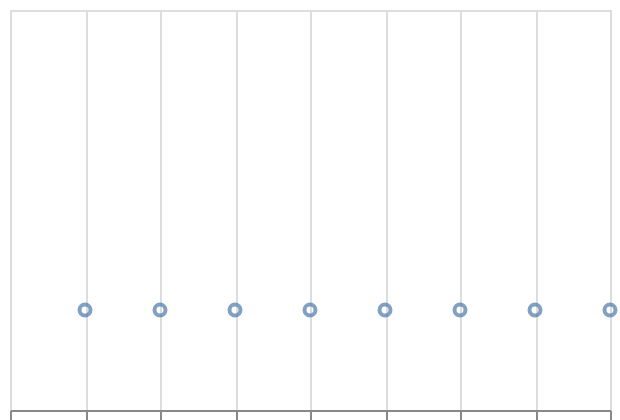

This figure's Vega-Lite source:
### Vega-Lite specification from a JSON file in a GitHub repository (floating-point values rounded to 4 significant figures)
{"$schema": "https://vega.github.io/schema/vega-lite/v6.json", "padding": 5, "autosize": "none", "width": 300, "height": 200, "data": {"name": "table", "values": [{"c": "A", "g": "p", "x": 1, "y": 2, "v": 5, "t": "2024-01-15", "o": {"v": 3}, "IMDB Rating": 6.1, "d": "x1"}, {"c": "B", "g": "q", "x": 2, "y": 4, "v": 9, "t": "2024-02-20", "o": {"v": 7}, "IMDB Rating": 7.4, "d": "x2"}, {"c": "A", "g": "q", "x": 3, "y": 3, "v": 2, "t": "2024-03-05", "o": {"v": 1}, "IMDB Rating": 5.2, "d": "x1"}, {"c": "C", "g": "p", "x": 4, "y": 6, "v": 7, "t": "2024-05-30", "o": {"v": 4}, "IMDB Rating": 8.8, "d": "x3"}, {"c": "B", "g": "p", "x": 5, "y": 5, "v": 4, "t": "2024-07-11", "o": {"v": 9}, "IMDB Rating": 6.9, "d": "x2"}, {"c": "C", "g": "q", "x": 6, "y": 8, "v": 6, "t": "2024-09-02", "o": {"v": 2}, "IMDB Rating": 7.7, "d": "x3"}, {"c": "A", "g": "p", "x": 7, "y": 7, "v": 8, "t": "2024-11-25", "o": {"v": 5}, "IMDB Rating": 4.4, "d": "x1"}, {"c": "B", "g": "q", "x": 8, "y": 9, "v": 3, "t": "2024-12-31", "o": {"v": 8}, "IMDB Rating": 9.1, "d": "x2"}]}, "mark": "point", "encoding": {"x": {"field": "x", "type": "quantitative"}, "y": {"value": 150}}}
